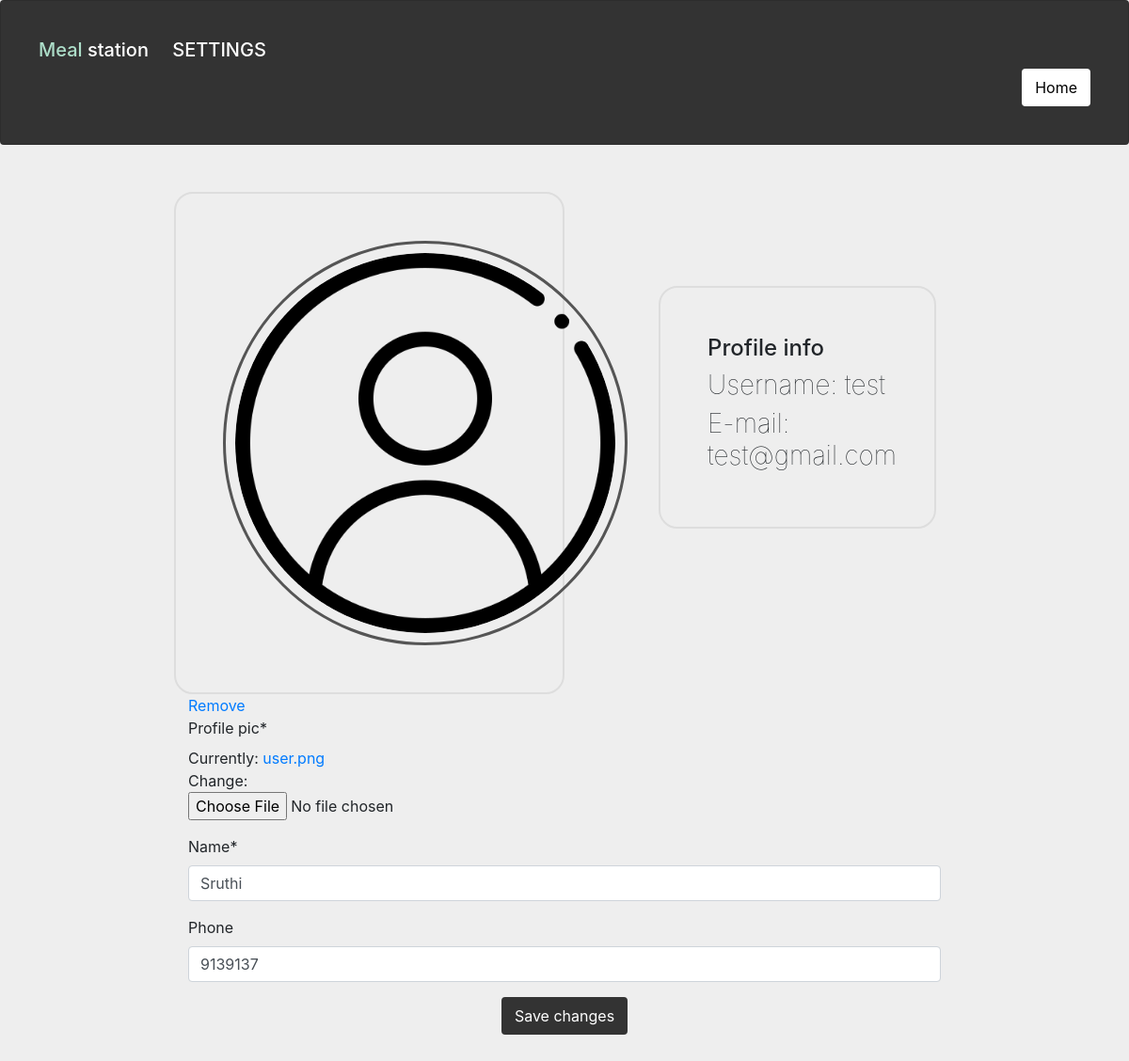
The page /updateCustomer/ (signed in) on the database its author committed.
### home/models.py (models this page shows, shortened)
class Customer(models.Model):
    user=models.OneToOneField(User, null=True, on_delete=models.CASCADE)
    profile_pic=models.ImageField(default='user.png',null=True,blank=False)
    name=models.CharField(max_length=100,null=True)
    phone=models.CharField(max_length=100,null=True,blank=True)
    email=models.CharField(max_length=100,null=True,unique=True)
    date_created=models.DateTimeField(auto_now_add=True,null=True)

### home/views.py (the view)
# urls.py: path('updateCustomer/',views.updateCustomer,name="updateCustomer"),
def updateCustomer(request):
    customer=Customer.objects.get(user=request.user)
    form=CustomerForm(instance=customer)
    if request.method=="POST":
        form=CustomerForm(request.POST,request.FILES,instance=customer)
        if form.is_valid():
            form.save()
            sweetify.success(request, 'Changes saved successfully!')
    context={'form':form,'header':'SETTINGS','customer':customer,'settings':True}
    return render(request,'home/form.html',context)

### home/forms.py
class CustomerForm(ModelForm):
    class Meta:
        model = Customer
        fields = '__all__'
        exclude=['user','email','date_created']

### home/templates/home/form.html (shortened to what this page needs)
{% load crispy_forms_tags %}
<!DOCTYPE html>
<html lang="en">
<head>
    <link rel="stylesheet" href="https://stackpath.bootstrapcdn.com/bootstrap/4.3.1/css/bootstrap.min.css">
</head>
<body style="background-color: #eee;">
    <div class="card card-body" style="background-color: #333; padding: 40px;">
        <h5 style="color: #fff;"><span style="margin-right: 20px;"><span style="color: #addec9;">Meal</span> station</span>
           {{header}}
        </h5>
        {% if zxs %}
        <div style="text-align: right;">
            <a class="btn btn-primary" style="background-color: #fff; border: 2px solid #fff; color: #000;" href="{%url 'products' %}">Go to Menu</a>
        </div>
        {% else %}
        <div style="text-align: right;">
            <a class="btn btn-primary" style="background-color: #fff; border: 2px solid #fff; color: #000;" href="{%url 'home' %}">Home</a>
        </div>
        {% endif %}
    </div>
    <div style="padding: 50px 200px;">
    {% if settings %}
    <div class="row">
        <div class="col-md-6" style="align-items: center; text-align: center; border: 2px solid #ddd; border-radius: 20px; padding: 50px;">
            {% if customer.profile_pic%}
            <img style="width:430px; height:430px; padding:10px; border-radius: 50%; border: 3px solid #555;" src="{{customer.profile_pic.url}}" alt="profilepic">
            {% endif %}
        </div>
        <div class="col-md-6" style="padding: 100px 20px 100px 100px; ">
            <div style="border: 2px solid #ddd; border-radius: 20px; padding: 50px;">
                <h4>Profile info</h4>
                <h3 style="font-weight: 100;">Username: {{customer.user}}</h3>
                <h3 style="font-weight: 100;">E-mail: {{customer.email}}</h3>
            </div>
        </div>
    </div>
    {% endif %}
    {% if settings %}
    <a href="{% url 'deleteProfile' %}">Remove</a>
    {% endif %}
        <form action="" method="POST" enctype="multipart/form-data">
            {{ form|crispy }}
            <div style="text-align: center;">
                <input class="btn btn-primary" id="submit" style="background-color: #333; border: 2px solid #333;" type="Submit" name="Submit" value="Save changes">
            </div>
        </form>
    </div>
    {% load sweetify %}
</body>
 </html>

### rows shown on the page
Customer: profile_pic (placeholder picture), user "test", email "test@gmail.com", name "Sruthi", phone "9139137"

### other values the page prints
{{ header }} "SETTINGS"
